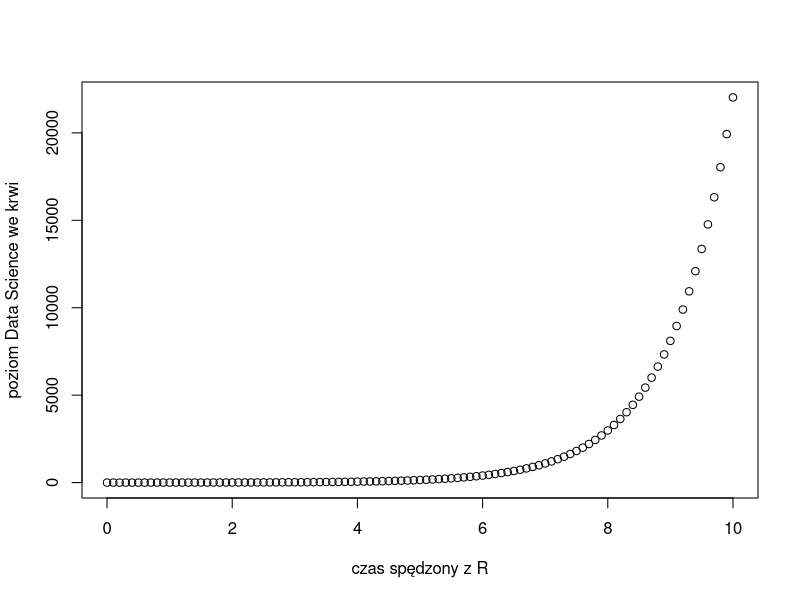

R code for this plot:
## ---- chunk 1
2 + 2
2^10
## ---- chunk 2
zmienna  =  2^10
zmienna2 <- 2^10 
## ---- chunk 3
??"sequence"
## ---- chunk 4
?seq
## ---- chunk 5
sekwencja <- seq(from = 0, to = 10, by = 0.1)
## ---- chunk 6
sekwencja <- seq(by = 0.1, from = 0, to = 10)
## ---- chunk 7
sekwencja <- seq(0, 10, 0.1)
## ---- chunk 8
poziom <- exp(sekwencja)

plot(x = sekwencja, y = poziom,
     xlab="czas spędzony z R", ylab="poziom Data Science we krwi")
